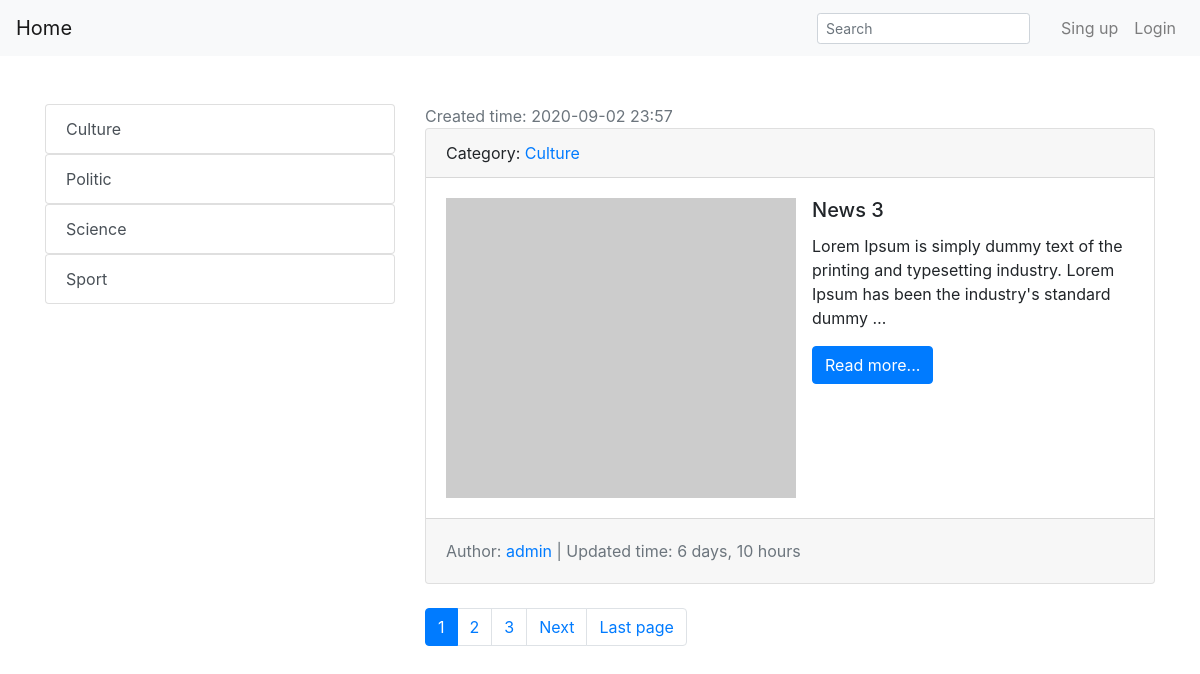
The page / on the database its author committed.
### post/models.py (models this page shows, shortened)
class Category(models.Model):
    title=models.CharField(max_length=150,db_index=True,verbose_name='Kategoriya nomi')
    def get_absolute_url(self):
        return reverse('category_list',kwargs={'pk':self.pk})
        pass
    def __str__(self):
        return self.title
    class Meta:
        verbose_name='Kategoriya'
        verbose_name_plural='Kategori'
        ordering=['title']

class News(models.Model):
    title=models.CharField(max_length=150,verbose_name='Title')
    content=models.TextField(verbose_name='Content')
    created_at=models.DateTimeField(auto_now_add=True,verbose_name='Nashr sanasi')
    update_at=models.DateTimeField(auto_now=True,verbose_name='Yangilangan nashr sanasi')
    photo=models.ImageField(upload_to='photos/%Y/%m/%d/',verbose_name='Photo',blank=True)
    is_published=models.BooleanField(default=True,verbose_name='Publish')
    category=models.ForeignKey('Category',on_delete=models.PROTECT,null=True,verbose_name='Category')
    author=models.ForeignKey(settings.AUTH_USER_MODEL,verbose_name='Author',on_delete=models.CASCADE,null=True)
    likes = models.ManyToManyField(settings.AUTH_USER_MODEL, related_name='blog_post',blank=True)
    def get_absolute_url(self):
        return reverse('post_datail',kwargs={'pk':self.pk})
    class Meta:
        verbose_name='Yangilik'
        verbose_name_plural='Yangiliklar'
        ordering=['-created_at']

### users/models.py (models this page shows)
class customuser(AbstractUser):
    age=models.PositiveIntegerField(default=0,blank=True)
    bio=models.TextField(blank=True)
    photo=models.ImageField(upload_to='user_photos/',blank=True)
    name=models.CharField(max_length=255,blank=True)
    surname=models.CharField(max_length=255,blank=True)

### post/views.py (the view)
# urls.py: path('', PostListView.as_view(), name='home'),
class PostListView(generic.ListView):
    model = News
    template_name = 'index.html'
    paginate_by = 1

### post/templatetags/tags.py (called while the page is built)
@register.simple_tag(name='category_list')
def show_category():
    return  Category.objects.all()

### templates/index.html
{%extends 'base.html'%}
{%block sidebar%}
{%include 'inc/_sidebar.html'%}
{%endblock%}
{%block content%}
{%for item in  object_list%}
<div class="text-muted">
      Created time: {{item.created_at|date:'Y-m-d H:i'}}
</div>
<div class="card mb-4">
  <div class="card-header">
      Category: <a href="{%url 'category_list' item.category.pk %}">{{item.category}}</a>
  </div>
  <div class="card-body">
             <div class="media">
          {% if item.photo %}
              <img src="{{item.photo.url}}" alt="" width="350" class="mr-3">
        {% else %}
              <img src="https://picsum.photos/seed/picsum/350/300" alt="" class="mr-3">
        {% endif %}
          <div class="media-body">
            <h5 class="card-title">{{item.title}}</h5>
            <p class="card-text">{{item.content |truncatewords:20}}</p>
            <a href="{{item.get_absolute_url}}" class="btn btn-primary">Read more...</a>
          </div>
             </div>
  </div>
    <div class=" card-footer text-muted " >
        <ul class="navbar-nav">
            <li class="nav-link">
              Author: <a class="text-left">{{item.author}}</a> |
                Updated time: {{item.update_at|timesince}}
            </li>
        </ul>
    </div>
</div>
{%endfor%}
{%endblock%}

### templates/base.html (shortened to what this page needs)
<!doctype html>
<html lang="en">
  <head>
    <link rel="stylesheet" href="https://stackpath.bootstrapcdn.com/bootstrap/4.5.2/css/bootstrap.min.css">
  </head>
  <body>
    {%include 'inc/_navbar.html'%}
  <div class="container">
    <div class="row">
      <div class="col-md-4 mt-5">
        {%block sidebar%} {%endblock%}
      </div>
      <div class="col-md-8  mt-5 ">
            {%block content%} {%endblock%}
         {%if page_obj.has_other_pages%}
          <nav aria-label="Page navigation example">
            <ul class="pagination">
              {%for page in page_obj.paginator.page_range%}
             {%if page_obj.number == page%}
              <li class="page-item active"><a class="page-link" href="?{{s}}page{{page}}">{{page}}<span class="sr-only">(current)</span></a></li>
              {%elif page > page_obj.number|add:-3 and  page < page_obj.number|add:3%}
                    <li class="page-item"><a class="page-link" href="?{{s}}page={{page}}">{{page}}</a></li>
              {%endif%}
              {%endfor%}
           {%if page_obj.has_next%}
              <li class="page-item"><a class="page-link" tabindex="-1" href="?{{s}}page={{page_obj.next_page_number}}">Next</a></li>
               <li class="page-item"><a class="page-link" tabindex="-1" href="?page={{page_obj.paginator.num_pages}}">Last page</a></li>
           {%endif%}
            </ul>
          </nav>
          {%endif%}
            </div>
      </div>
    </div>
  </body>
</html>

### templates/inc/_navbar.html (shortened to what this page needs)
<nav class="navbar navbar-expand-lg navbar-light bg-light">
  <a class="navbar-brand" href="{%url 'home'%}">Home</a>
<form action="{%url 'search'%}">
  <input class="form-control form-control-sm ml-5 w-75" type="text" placeholder="Search" name="search" id="Search"
    aria-label="Search">
</form>
  {%if user.is_authenticated%}
<ul class="navbar-nav">
      <li class="nav-item active">
        <a class="nav-link" href="#">Welcome, {{user.username}}  </a>
      </li>
    <li class="nav-item ">
        <a class="nav-link" href="{%url 'logout'%}">Logout</a>
      </li>
</ul>
  {%else%}
  <ul class="navbar-nav">
      <li class="nav-item ">
        <a class="nav-link" href="{%url 'singup'%}">Sing up </a>
      </li>
    <li class="nav-item ">
        <a class="nav-link" href="{%url 'login'%}">Login</a>
      </li>
</ul>
  {%endif%}
</nav>

### templates/inc/_sidebar.html
{%load tags%}
{%category_list as category%}
{%for item in category%}
<div class="list-group">
  <a href="{{item.get_absolute_url}}" class="list-group-item list-group-item-action">{{item.title}}</a>
</div>
{%endfor%}

### rows shown on the page
Category: title "Culture"
Category: title "Politic"
Category: title "Science"
Category: title "Sport"
News: created_at "2020-09-02 23:57", category "Culture", title "News 3", content "Lorem Ipsum is simply dummy text of the printing and typesetting industry. Lorem Ipsum has been the industry's standard dummy …", author "admin", update_at "6 days, 10 hours"

### other values the page prints
{{ page }} "1"
{{ page }} "2" "3"
